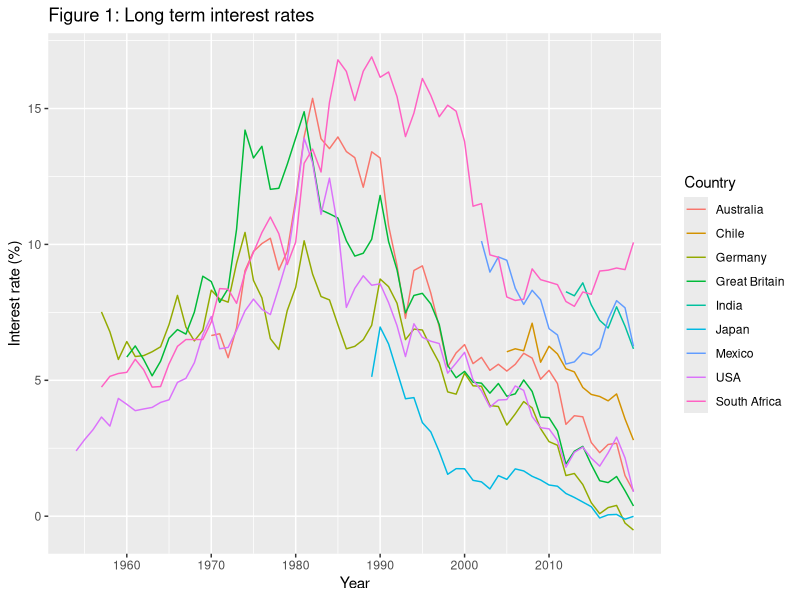

Write R code to recreate this figure.
library(tidyverse)


R.df <- read_csv("bond_yield.csv")

R.df$TIMENUM = as.numeric(R.df$TIME)

R.lite.df <- R.df %>%
  filter(FREQUENCY == "A")%>%
  filter(LOCATION == "AUS" | LOCATION == "USA" | LOCATION == "CHL" 
         | LOCATION == "DEU" | LOCATION == "GBR"| LOCATION == "IND" 
           | LOCATION == "JPN" | LOCATION == "MEX" | LOCATION =="ZAF")


R.lite.df %>%
  ggplot(aes(x = TIMENUM,
             y = Value))+
  geom_line(aes(color = LOCATION))+
  labs(title = "Figure 1: Long term interest rates",
       y = "Interest rate (%)",
       x = "Year",
       color = "Country")+
  scale_x_continuous(name = "Year", breaks = c(1960,1970,1980,1990,2000,2010),
                   labels = c("1960","1970", "1980","1990","2000","2010"))+
  scale_color_hue(labels = c("Australia", "Chile", "Germany", "Great Britain",
                             "India", "Japan", "Mexico", "USA", "South Africa"))
